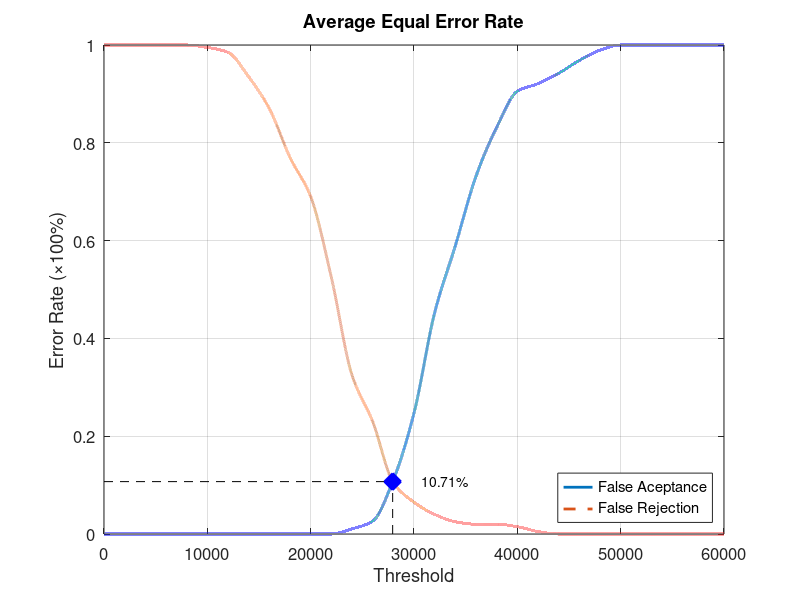
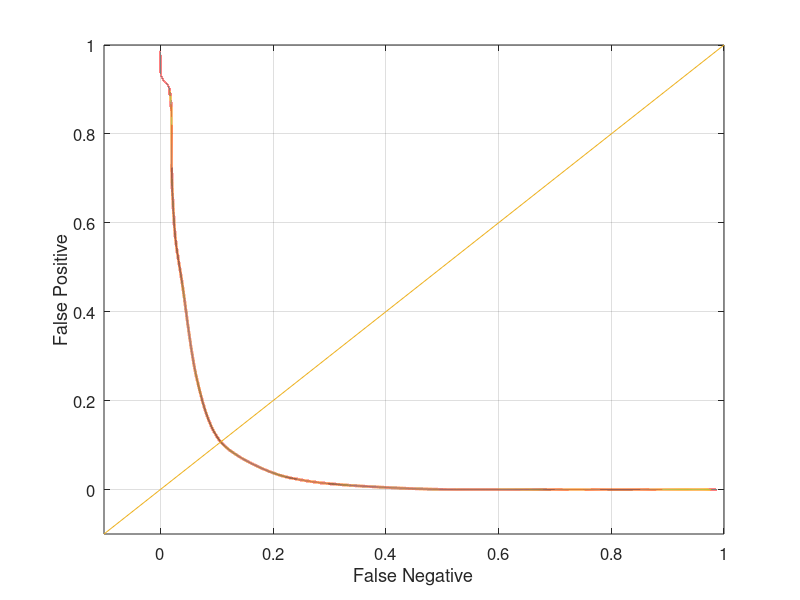

MATLAB code to generate these figures, in order:
function yEER = Database2_2
close all;
clear;
clc;
x = 0:2000:60000;
xq = 0:0.5:60000;

y0 = [0 0 0 0 0 0 0 0 0 0 0 0 0.0105263 0.0263158 0.110526 0.247368 0.452632 0.589474 0.731579 0.831579 0.905263 0.921053 0.942105 0.968421 0.989474 1 1 1 1 1 1];
yy0 = interp1(x, y0, xq, 'pchip');
y1 = [1 1 1 1 1 0.995 0.985 0.935 0.87 0.77 0.69 0.525 0.325 0.23 0.105 0.065 0.04 0.025 0.02 0.02 0.015 0.005 0 0 0 0 0 0 0 0 0];
yy1 = interp1(x, y1, xq, 'pchip');

% Calculating EER: 
y2 = abs(y0 - y1);
find(y2 == min(y2))
yy2 = abs(yy0 - yy1);
xEER = find(yy2 == min(yy2));
xEERIndex = xq(xEER) % X-axis EER
yEER = yy0(xEER) % Y-axis EER

main = figure
plot(xq, yy0,'-','LineWidth', 2);	hold on
plot(xq, yy1,'--','LineWidth', 2);	hold on
plot([xEERIndex xEERIndex], [0 yEER], 'k--');	hold on
plot([0 xEERIndex], [yEER yEER], 'k--');	hold on
plot(xEERIndex, yEER, 'bx', 'LineWidth', 10);	hold on
text(xEERIndex + 10 * xEERIndex / 100, yEER, [num2str(round((10000 * yEER)) / 100) '%'])
legend('False Aceptance', 'False Rejection', 'Location', 'SouthEast')
xlabel('Threshold')
ylabel('Error Rate (\times100%)')
title('Average Equal Error Rate')
set(gca, 'FontSize', 12)
axis([0 60000 0 1])
grid on

print(main, 'Database2_2Main', '-dpng');
FNRxFPR = figure('Color', [1 1 1]);
plot(yy1, yy0, '-', yy1, yy0, 'LineWidth', 2);
hold on
y = -0.1:0.1:1
plot(y, y); 
set(gca, 'FontSize', 12)
xlabel('False Negative')
ylabel('False Positive')
axis([-0.1 1 -0.1 1])
set(gca, 'FontSize', 12)
grid on

print(FNRxFPR, 'Database2_2FNRxFPR','-dpng');
end
